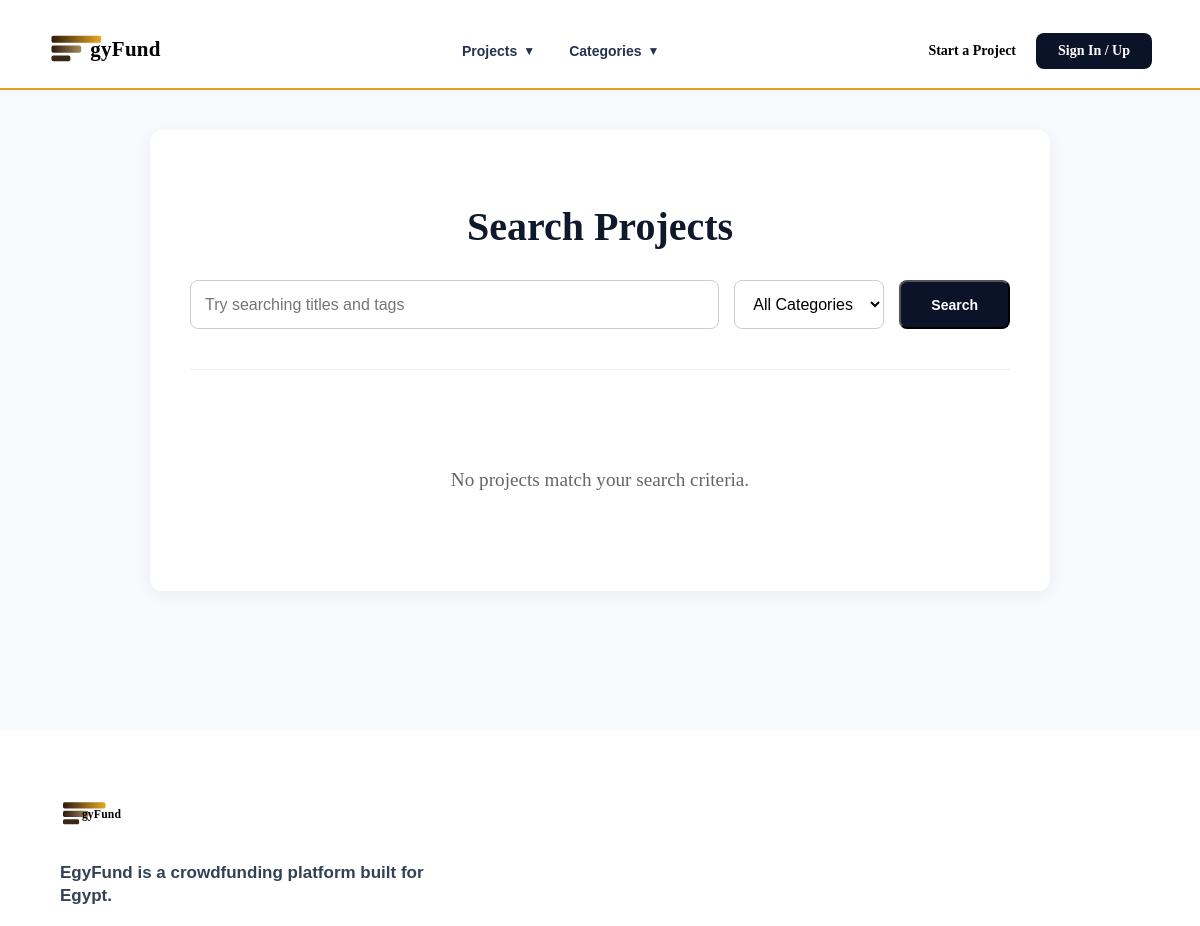
The app's page /search/, older data.
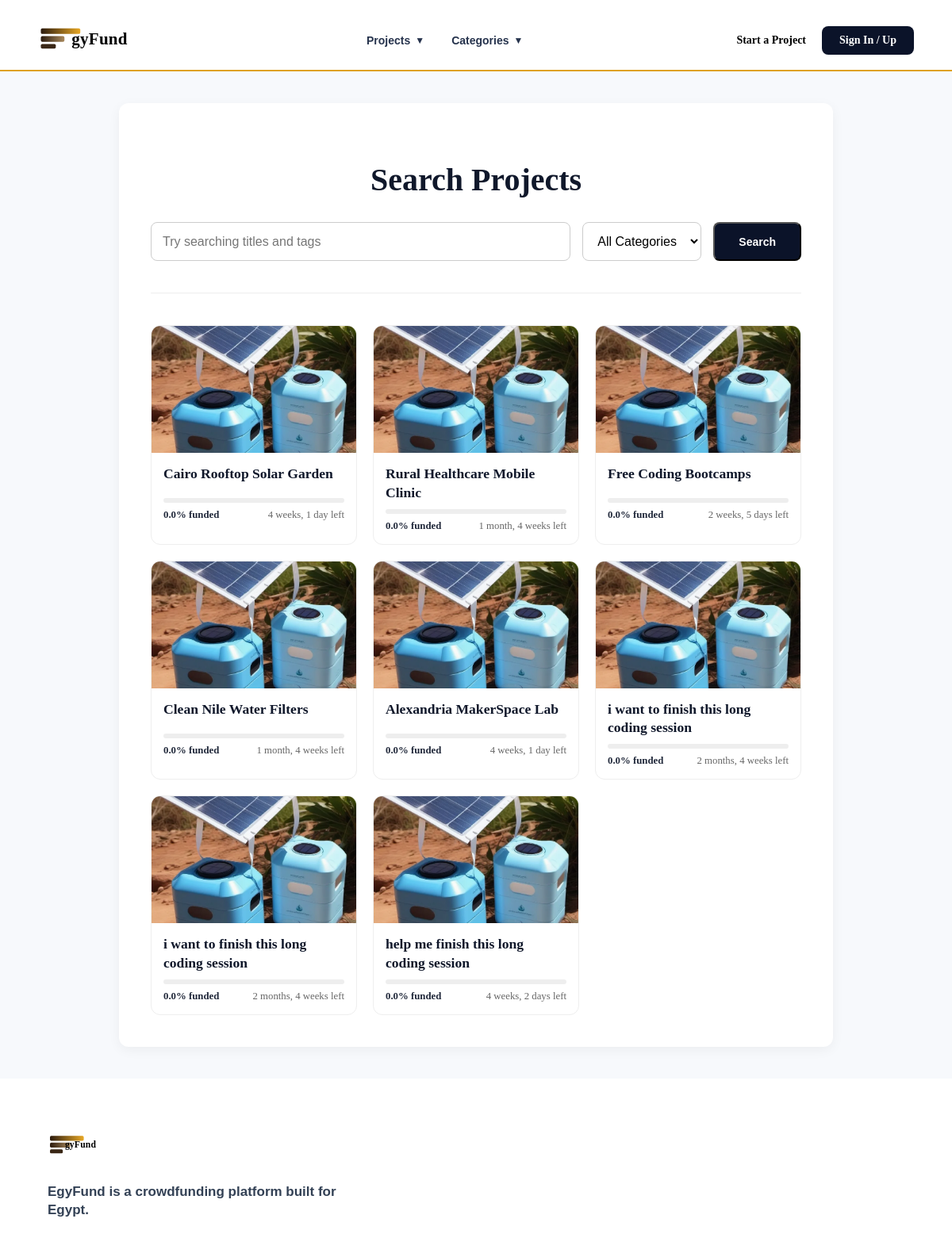
The same page, newer data.
### projects/models.py (models this page shows, shortened)
class Project(models.Model):
    @property
    def total_donations(self):
        if hasattr(self, 'donations'):
            total = self.donations.aggregate(total=Sum('amount'))['total']
            return total if total else 0
        if hasattr(self, 'donation_set'):
            total = self.donation_set.aggregate(total=Sum('amount'))['total']
            return total if total else 0
        return 0
    @property
    def funding_percentage(self):
        if not self.target_amount or self.target_amount == 0:
            return 0
        pct = (self.total_donations / self.target_amount) * 100
        return min(round(pct, 1), 100)
    @property
    def cover_image_url(self):
        first_img = self.images.order_by('display_order', 'id').first()
        if first_img and first_img.image:
            return first_img.image.url
        title_to_image = {
            "A Student's Dream to Continue Education": "student-library-books-book-learn-education-knowledge-information-study.jpg",
            "Rescue & Treatment for Injured Dogs": "_128575048_colin-wide-1.jpg",
            "AeroLeaf: Desktop Wind Generator": "wheelchairs-hospital-patient-sitting-wheelchair-holds-his-hands-wheel-self-care-patients-mobility-127469472.webp",
            "Recovery Fund for a Young Patient": "young-woman-hospital-recovery-room-surgery-patient-recovering-post-operative-care-modern-cast-pulse-oximeter-71090332.webp",
            "Solar-Powered Water Purification Device": "image-3.webp",
            "Women's Craft Cooperative": "image_0-19.webp",
            "Vertical Garden for Home Farming": "aeroponic-garden-Indoor-Vertical-Farm.webp",
            "Wheelchair & Rehab Support": "female-patient-in-recovery-room-E594X7.jpg",
            "Emergency Care for Abandoned Animals": "1920_gettyimages-1162266390.jpg",
            "Mobile Library for Rural Children": "pict_large.jpg",
            "Custom 3D-printed prosthetic legs and arms for children.": "pngtree-abstract-golden-lines-ripple-fluttering-border-png-image_6787892.png"
        }
        if self.title in title_to_image:
            return f"/static/assets/images/{title_to_image[self.title]}"
        return '/static/assets/images/image-3.webp'
    class Status(models.TextChoices):
        DRAFT = "DRAFT", "Draft"
        RUNNING = "RUNNING", "Running"
        COMPLETED = "COMPLETED", "Completed"
        CANCELLED = "CANCELLED", "Cancelled"
    owner = models.ForeignKey(
        settings.AUTH_USER_MODEL,
        on_delete=models.CASCADE,
        related_name="projects"
    )
    category = models.ForeignKey(
        Category,
        on_delete=models.PROTECT,
        related_name="projects"
    )
    title = models.CharField(
        max_length=255
    )
    details = models.TextField()
    target_amount = models.DecimalField(
        max_digits=12,
        decimal_places=2
    )
    start_at = models.DateTimeField()
    end_at = models.DateTimeField()
    status = models.CharField(
        max_length=20,
        choices=Status.choices,
        default=Status.DRAFT
    )
    is_featured = models.BooleanField(
        default=False
    )
    cancelled_at = models.DateTimeField(
        blank=True,
        null=True
    )
    tags = models.ManyToManyField(
        Tag,
        through="ProjectTag",
        related_name="projects"
    )
    created_at = models.DateTimeField(
        auto_now_add=True
    )
    updated_at = models.DateTimeField(
        auto_now=True
    )

### projects/views.py (the view)
# urls.py: path('search/', views.search_projects, name='search_projects'),
def search_projects(request):
    query = request.GET.get('q', '')
    cat_id = request.GET.get('category', '')
    projects = Project.objects.all()
    if query:
        projects = projects.filter(title__icontains=query) | projects.filter(details__icontains=query)
    if cat_id:
        projects = projects.filter(category_id=cat_id)
    context = {
        'query': query,
        'selected_category': cat_id,
        'projects': projects,
        'categories': Category.objects.all()
    }
    return render(request, 'projects/search.html', context)

### projects/templates/projects/search.html (shortened to what the changed rows need)
﻿{% load static %}
<!DOCTYPE html>
<html lang="en" dir="ltr">
<head>
    <link rel="stylesheet" href="{% static 'css/base/reset.css' %}">
    <link rel="stylesheet" href="{% static 'css/pages/auth.css' %}">
    <link rel="stylesheet" href="{% static 'css/layout/header.css' %}">
    <link rel="stylesheet" href="{% static 'css/layout/footer.css' %}">
    <link rel="stylesheet" href="{% static 'css/components/slider.css' %}">
    <link rel="stylesheet" href="{% static 'css/components/cards.css' %}">
    <link rel="stylesheet" href="{% static 'css/pages/home.css' %}">
    <link rel="stylesheet" href="{% static 'css/components/featured-projects.css' %}">
</head>
<body>
    <main class="search-page-container" style="background-color: #f7f9fc; min-height: 80vh; padding: 40px 0;">
        <section class="search-card container" style="max-width: 900px; margin: 0 auto; background: #fff; padding: 40px; border-radius: 12px; box-shadow: 0 4px 15px rgba(0,0,0,0.05);">
            <h1 style="font-size: 2.5rem; margin-bottom: 30px; text-align: center; color: #10182b;">Search Projects</h1>
            <div id="search-results" class="projects-grid" style="display: grid; grid-template-columns: repeat(auto-fill, minmax(250px, 1fr)); gap: 20px;">
                {% for project in projects %}
                <article class="project-card" style="border: 1px solid #eee; border-radius: 12px; overflow: hidden;">
                    <a href="{% url 'projects:project_details' project.id %}" class="project-card-link" style="text-decoration: none; color: inherit;">
                        <div class="project-image-wrapper" style="height: 160px; overflow: hidden;">
                            <img src="{{ project.cover_image_url }}" alt="{{ project.title }}" class="project-image" style="width: 100%; height: 100%; object-fit: cover;">
                        </div>
                        <div class="project-content" style="padding: 15px;">
                            <h3 class="project-title" style="font-size: 1.1rem; font-weight: bold; margin-bottom: 8px; color: #10182b;">{{ project.title }}</h3>
                            <div class="project-progress" style="height: 6px; background: #eee; border-radius: 3px; margin-bottom: 8px; overflow: hidden;">
                            </div>
                            <div class="project-footer" style="display: flex; justify-content: space-between; font-size: 0.8rem; color: #666;">
                                <strong>{{ project.funding_percentage }}% funded</strong>
                                <span>{{ project.end_at|timeuntil }} left</span>
                            </div>
                        </div>
                    </a>
                </article>
                {% empty %}
                    <div style="grid-column: 1/-1; text-align: center; padding: 40px;">
                        <p style="font-size: 1.2rem; color: #666;">No projects match your search criteria.</p>
                    </div>
                {% endfor %}
            </div>
        </section>
    </main>
</body>
</html>

Row changes from the older to the newer data that the page shows:
added Project: title "Cairo Rooftop Solar Garden", funding_percentage "0.0", end_at "4 weeks, 1 day"
added Project: title "Rural Healthcare Mobile Clinic", funding_percentage "0.0", end_at "1 month, 4 weeks"
added Project: title "Free Coding Bootcamps", funding_percentage "0.0", end_at "2 weeks, 5 days"
added Project: title "Clean Nile Water Filters", funding_percentage "0.0", end_at "1 month, 4 weeks"
added Project: title "Alexandria MakerSpace Lab", funding_percentage "0.0", end_at "4 weeks, 1 day"
added Project: title "i want to finish this long coding session", funding_percentage "0.0", end_at "2 months, 4 weeks"
added Project: title "i want to finish this long coding session", funding_percentage "0.0", end_at "2 months, 4 weeks"
added Project: title "help me finish this long coding session", funding_percentage "0.0", end_at "4 weeks, 2 days"
Text that changed along with them:
text no longer shown: "No projects match your search criteria."
